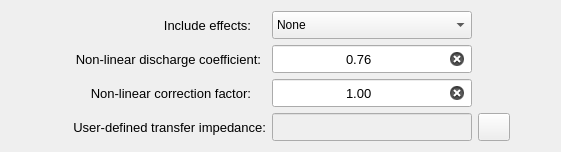
                   <widget class="QFrame" name="frame_2">
                    <property name="frameShape">
                     <enum>QFrame::Shape::NoFrame</enum>
                    </property>
                    <property name="frameShadow">
                     <enum>QFrame::Shadow::Raised</enum>
                    </property>
                    <layout class="QGridLayout" name="gridLayout_7">
                     <item row="0" column="3">
                      <widget class="QLabel" name="label_23">
                       <property name="minimumSize">
                        <size>
                         <width>32</width>
                         <height>0</height>
                        </size>
                       </property>
                       <property name="maximumSize">
                        <size>
                         <width>32</width>
                         <height>16777215</height>
                        </size>
                       </property>
                       <property name="font">
                        <font>
                         <pointsize>10</pointsize>
                        </font>
                       </property>
                       <property name="text">
                        <string/>
                       </property>
                      </widget>
                     </item>
                     <item row="4" column="3">
                      <widget class="QPushButton" name="pushButton_load_path">
                       <property name="minimumSize">
                        <size>
                         <width>32</width>
                         <height>28</height>
                        </size>
                       </property>
                       <property name="maximumSize">
                        <size>
                         <width>32</width>
                         <height>28</height>
                        </size>
                       </property>
                       <property name="text">
                        <string/>
                       </property>
                       <property name="icon">
                        <iconset resource="../../../icons/resources.qrc">
                         <normaloff>:/icons/document_search_blue.png</normaloff>:/icons/document_search_blue.png</iconset>
                       </property>
                       <property name="iconSize">
                        <size>
                         <width>20</width>
                         <height>20</height>
                        </size>
                       </property>
                       <property name="autoDefault">
                        <bool>false</bool>
                       </property>
                      </widget>
                     </item>
                     <item row="0" column="4">
                      <spacer name="horizontalSpacer_3">
                       <property name="orientation">
                        <enum>Qt::Orientation::Horizontal</enum>
                       </property>
                       <property name="sizeHint" stdset="0">
                        <size>
                         <width>40</width>
                         <height>20</height>
                        </size>
                       </property>
                      </spacer>
                     </item>
                     <item row="4" column="2">
                      <widget class="QLineEdit" name="lineEdit_user_defined_transfer_impedance_path">
                       <property name="enabled">
                        <bool>false</bool>
                       </property>
                       <property name="minimumSize">
                        <size>
                         <width>200</width>
                         <height>28</height>
                        </size>
                       </property>
                       <property name="maximumSize">
                        <size>
                         <width>200</width>
                         <height>28</height>
                        </size>
                       </property>
                       <property name="font">
                        <font>
                         <pointsize>8</pointsize>
                        </font>
                       </property>
                       <property name="toolTip">
                        <string>User-defined normalized transfer impedance table path</string>
                       </property>
                       <property name="text">
                        <string/>
                       </property>
                       <property name="alignment">
                        <set>Qt::AlignmentFlag::AlignCenter</set>
                       </property>
                       <property name="clearButtonEnabled">
                        <bool>true</bool>
                       </property>
                      </widget>
                     </item>
                     <item row="0" column="0">
                      <spacer name="horizontalSpacer_2">
                       <property name="orientation">
                        <enum>Qt::Orientation::Horizontal</enum>
                       </property>
                       <property name="sizeHint" stdset="0">
                        <size>
                         <width>40</width>
                         <height>20</height>
                        </size>
                       </property>
                      </spacer>
                     </item>
                     <item row="3" column="2">
                      <widget class="QLineEdit" name="lineEdit_non_linear_correction_factor">
                       <property name="enabled">
                        <bool>true</bool>
                       </property>
                       <property name="minimumSize">
                        <size>
                         <width>200</width>
                         <height>28</height>
                        </size>
                       </property>
                       <property name="maximumSize">
                        <size>
                         <width>200</width>
                         <height>28</height>
                        </size>
                       </property>
                       <property name="font">
                        <font>
                         <pointsize>10</pointsize>
                        </font>
                       </property>
                       <property name="toolTip">
                        <string>Non-linear correction factor</string>
                       </property>
                       <property name="text">
                        <string>1.00</string>
                       </property>
                       <property name="alignment">
                        <set>Qt::AlignmentFlag::AlignCenter</set>
                       </property>
                       <property name="clearButtonEnabled">
                        <bool>true</bool>
                       </property>
                      </widget>
                     </item>
                     <item row="2" column="2">
                      <widget class="QLineEdit" name="lineEdit_non_linear_discharge_coefficient">
                       <property name="enabled">
                        <bool>true</bool>
                       </property>
                       <property name="minimumSize">
                        <size>
                         <width>200</width>
                         <height>28</height>
                        </size>
                       </property>
                       <property name="maximumSize">
                        <size>
                         <width>200</width>
                         <height>28</height>
                        </size>
                       </property>
                       <property name="font">
                        <font>
                         <pointsize>10</pointsize>
                        </font>
                       </property>
                       <property name="toolTip">
                        <string>Non-linear discharge coefficient</string>
                       </property>
                       <property name="text">
                        <string>0.76</string>
                       </property>
                       <property name="alignment">
                        <set>Qt::AlignmentFlag::AlignCenter</set>
                       </property>
                       <property name="clearButtonEnabled">
                        <bool>true</bool>
                       </property>
                      </widget>
                     </item>
                     <item row="3" column="1">
                      <widget class="QLabel" name="label_14">
                       <property name="minimumSize">
                        <size>
                         <width>200</width>
                         <height>0</height>
                        </size>
                       </property>
                       <property name="maximumSize">
                        <size>
                         <width>200</width>
                         <height>16777215</height>
                        </size>
                       </property>
                       <property name="font">
                        <font>
                         <pointsize>10</pointsize>
                        </font>
                       </property>
                       <property name="text">
                        <string>Non-linear correction factor:</string>
                       </property>
                       <property name="alignment">
                        <set>Qt::AlignmentFlag::AlignRight|Qt::AlignmentFlag::AlignTrailing|Qt::AlignmentFlag::AlignVCenter</set>
                       </property>
                      </widget>
                     </item>
                     <item row="0" column="2">
                      <widget class="QComboBox" name="comboBox_include_effects">
                       <property name="minimumSize">
                        <size>
                         <width>200</width>
                         <height>28</height>
                        </size>
                       </property>
                       <property name="maximumSize">
                        <size>
                         <width>200</width>
                         <height>28</height>
                        </size>
                       </property>
                       <item>
                        <property name="text">
                         <string>None</string>
                        </property>
                       </item>
                       <item>
                        <property name="text">
                         <string>Non-linear</string>
                        </property>
                       </item>
                       <item>
                        <property name="text">
                         <string>User-defined</string>
                        </property>
                       </item>
                       <item>
                        <property name="text">
                         <string>Non-linear + User-defined</string>
                        </property>
                       </item>
                      </widget>
                     </item>
                     <item row="2" column="1">
                      <widget class="QLabel" name="label_11">
                       <property name="minimumSize">
                        <size>
                         <width>210</width>
                         <height>0</height>
                        </size>
                       </property>
                       <property name="maximumSize">
                        <size>
                         <width>210</width>
                         <height>16777215</height>
                        </size>
                       </property>
                       <property name="font">
                        <font>
                         <pointsize>10</pointsize>
                        </font>
                       </property>
                       <property name="text">
                        <string>Non-linear discharge coefficient:</string>
                       </property>
                       <property name="alignment">
                        <set>Qt::AlignmentFlag::AlignRight|Qt::AlignmentFlag::AlignTrailing|Qt::AlignmentFlag::AlignVCenter</set>
                       </property>
                      </widget>
                     </item>
                     <item row="0" column="1">
                      <widget class="QLabel" name="label_15">
                       <property name="minimumSize">
                        <size>
                         <width>200</width>
                         <height>28</height>
                        </size>
                       </property>
                       <property name="maximumSize">
                        <size>
                         <width>200</width>
                         <height>28</height>
                        </size>
                       </property>
                       <property name="font">
                        <font>
                         <pointsize>10</pointsize>
                        </font>
                       </property>
                       <property name="text">
                        <string>Include effects:</string>
                       </property>
                       <property name="alignment">
                        <set>Qt::AlignmentFlag::AlignRight|Qt::AlignmentFlag::AlignTrailing|Qt::AlignmentFlag::AlignVCenter</set>
                       </property>
                      </widget>
                     </item>
                     <item row="4" column="1">
                      <widget class="QLabel" name="label_17">
                       <property name="minimumSize">
                        <size>
                         <width>215</width>
                         <height>28</height>
                        </size>
                       </property>
                       <property name="maximumSize">
                        <size>
                         <width>215</width>
                         <height>28</height>
                        </size>
                       </property>
                       <property name="font">
                        <font>
                         <pointsize>10</pointsize>
                        </font>
                       </property>
                       <property name="text">
                        <string>User-defined transfer impedance:</string>
                       </property>
                       <property name="alignment">
                        <set>Qt::AlignmentFlag::AlignRight|Qt::AlignmentFlag::AlignTrailing|Qt::AlignmentFlag::AlignVCenter</set>
                       </property>
                      </widget>
                     </item>
                    </layout>
                   </widget>
